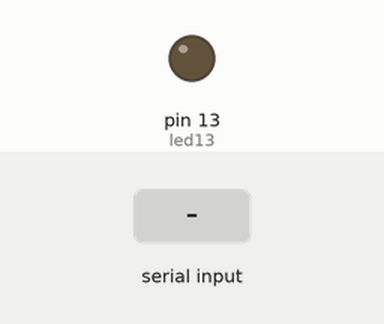
This sketch was run on a simulated Arduino Uno, built with avr-gcc and run on an emulated ATmega328P. Parts: output pins drawn as LEDs (lit = HIGH). The inputs (shaded band) are chosen by the test bench.

Above: at 1.2 s.
1.3 s: "1" received over Serial
At 2.5 s:
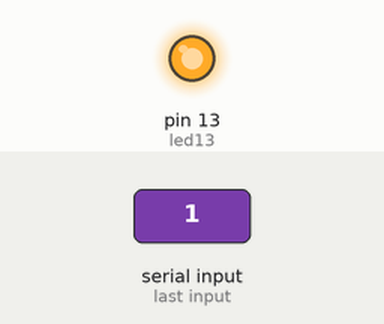
2.8 s: "2" received over Serial
At 3.8 s:
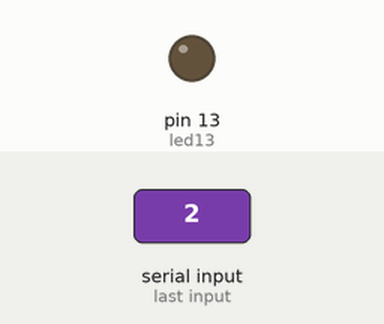
Timing chart, 0 to 5.8 s (numbered marks = the images above; inputs shaded):
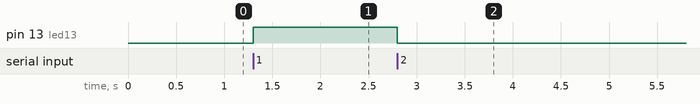

The sketch:

Conexion_bt_Encendido_led.ino
```cpp
#include <SoftwareSerial.h>
SoftwareSerial BT(10,11);
int led13=13;
int estado=0;

void setup(){
  BT.begin(9600);
  Serial.begin(9600);  // inicializa el puerto serial
  pinMode(led13,OUTPUT);  //7 definimos la salida
}

void loop(){
 if(Serial.available()>0){
 estado = Serial.read();
 }
 if (estado =='1'){
   digitalWrite(led13,HIGH);
  }
if(estado=='2'){
   digitalWrite(led13,LOW);
  }
}
```

Measured:
- after the input at 1.3 s, pin 13 (led13): LOW → HIGH at once
- after the input at 2.8 s, pin 13 (led13): HIGH → LOW at once
